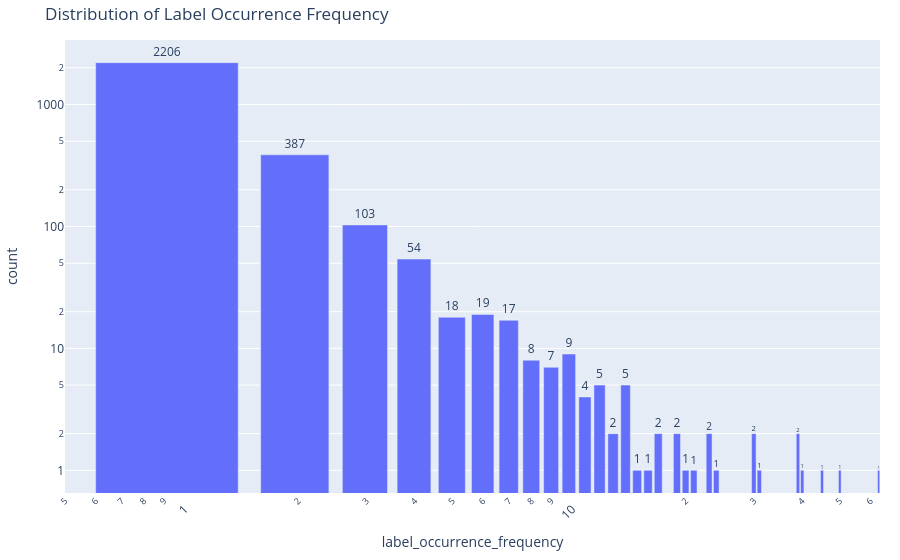

Notebook code for this chart:
### Code cell
import pandas as pd
import plotly.express as px

# Load the dataset
df = pd.read_csv(r"data/unused_python_functions_labels.csv")
df = df[~df["label"].isin(["passthrough function", "unimplemented function"])]

# First, let's see what columns we have after groupby
occurrence_frequency = df.groupby("label")["type"].count().reset_index()

# Import Counter
from collections import Counter

frequency_counts = Counter(occurrence_frequency["type"])

# Convert Counter to DataFrame for plotting
frequency_df = pd.DataFrame.from_dict(
    frequency_counts, orient="index", columns=["count"]
).reset_index()
frequency_df.columns = ["label_occurrence_frequency", "count"]

# Create bar chart for occurrence frequency
fig = px.bar(
    frequency_df,
    x="label_occurrence_frequency",
    y="count",
    title="Distribution of Label Occurrence Frequency",
    text="count",
    log_x=True,
    log_y=True,
)

fig.update_traces(textposition="outside")
fig.update_layout(xaxis_tickangle=-45, margin=dict(l=20, r=20, t=40, b=60))

fig.show()

### Figure 1 — Plotly figure (JSON) as saved in the notebook; plotly's stock layout.template omitted (floating-point values rounded to 4 significant figures)
{"data": [{"hovertemplate": "label_occurrence_frequency=%{x}<br>count=%{text}<extra></extra>", "legendgroup": "", "marker": {"color": "#636efa", "pattern": {"shape": ""}}, "name": "", "orientation": "v", "showlegend": false, "text": [2206.0, 387.0, 54.0, 19.0, 103.0, 1.0, 18.0, 2.0, 8.0, 5.0, 7.0, 9.0, 4.0, 5.0, 1.0, 17.0, 1.0, 1.0, 2.0, 1.0, 2.0, 2.0, 1.0, 2.0, 1.0, 1.0, 1.0, 1.0, 2.0], "textposition": "outside", "type": "bar", "x": [1, 2, 4, 6, 3, 40, 5, 17, 8, 14, 9, 10, 11, 12, 15, 7, 20, 24, 23, 16, 39, 13, 50, 19, 21, 31, 45, 63, 30], "xaxis": "x", "y": [2206, 387, 54, 19, 103, 1, 18, 2, 8, 5, 7, 9, 4, 5, 1, 17, 1, 1, 2, 1, 2, 2, 1, 2, 1, 1, 1, 1, 2], "yaxis": "y"}], "layout": {"barmode": "relative", "legend": {"tracegroupgap": 0}, "margin": {"b": 60, "l": 20, "r": 20, "t": 40}, "title": {"text": "Distribution of Label Occurrence Frequency"}, "xaxis": {"anchor": "y", "domain": [0, 1], "tickangle": -45, "title": {"text": "label_occurrence_frequency"}, "type": "log"}, "yaxis": {"anchor": "x", "domain": [0, 1], "title": {"text": "count"}, "type": "log"}}}
